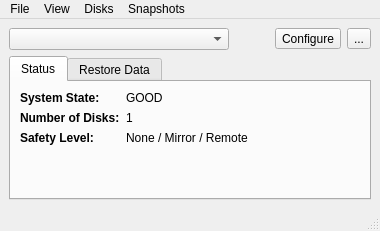
<?xml version="1.0" encoding="UTF-8"?>
<ui version="4.0">
 <class>LPMain</class>
 <widget class="QMainWindow" name="LPMain">
  <property name="geometry">
   <rect>
    <x>0</x>
    <y>0</y>
    <width>380</width>
    <height>231</height>
   </rect>
  </property>
  <property name="windowTitle">
   <string>Life Preserver</string>
  </property>
  <widget class="QWidget" name="centralwidget">
   <layout class="QVBoxLayout" name="verticalLayout">
    <item>
     <layout class="QHBoxLayout" name="horizontalLayout">
      <item>
       <widget class="QComboBox" name="combo_pools">
        <property name="sizePolicy">
         <sizepolicy hsizetype="Expanding" vsizetype="Fixed">
          <horstretch>0</horstretch>
          <verstretch>0</verstretch>
         </sizepolicy>
        </property>
       </widget>
      </item>
      <item>
       <spacer name="horizontalSpacer">
        <property name="orientation">
         <enum>Qt::Horizontal</enum>
        </property>
        <property name="sizeType">
         <enum>QSizePolicy::Minimum</enum>
        </property>
        <property name="sizeHint" stdset="0">
         <size>
          <width>40</width>
          <height>20</height>
         </size>
        </property>
       </spacer>
      </item>
      <item>
       <widget class="QToolButton" name="tool_configure">
        <property name="text">
         <string>Configure</string>
        </property>
        <property name="icon">
         <iconset resource="lPreserve.qrc">
          <normaloff>:/images/configure.png</normaloff>:/images/configure.png</iconset>
        </property>
       </widget>
      </item>
      <item>
       <widget class="QToolButton" name="tool_configBackups">
        <property name="text">
         <string>...</string>
        </property>
        <property name="icon">
         <iconset resource="lPreserve.qrc">
          <normaloff>:/images/drive-removable-media.png</normaloff>:/images/drive-removable-media.png</iconset>
        </property>
       </widget>
      </item>
     </layout>
    </item>
    <item>
     <widget class="QTabWidget" name="tabWidget">
      <property name="currentIndex">
       <number>0</number>
      </property>
      <widget class="QWidget" name="tab_status">
       <attribute name="title">
        <string>Status</string>
       </attribute>
       <layout class="QFormLayout" name="formLayout">
        <item row="0" column="0">
         <widget class="QLabel" name="label">
          <property name="font">
           <font>
            <weight>75</weight>
            <bold>true</bold>
           </font>
          </property>
          <property name="text">
           <string>System State:</string>
          </property>
         </widget>
        </item>
        <item row="0" column="1">
         <widget class="QLabel" name="label_status">
          <property name="text">
           <string notr="true">GOOD</string>
          </property>
         </widget>
        </item>
        <item row="1" column="0">
         <widget class="QLabel" name="label_2">
          <property name="font">
           <font>
            <weight>75</weight>
            <bold>true</bold>
           </font>
          </property>
          <property name="text">
           <string>Number of Disks:</string>
          </property>
         </widget>
        </item>
        <item row="1" column="1">
         <widget class="QLabel" name="label_numdisks">
          <property name="text">
           <string notr="true">1</string>
          </property>
         </widget>
        </item>
        <item row="2" column="0">
         <widget class="QLabel" name="label_3">
          <property name="font">
           <font>
            <weight>75</weight>
            <bold>true</bold>
           </font>
          </property>
          <property name="text">
           <string>Safety Level:</string>
          </property>
         </widget>
        </item>
        <item row="2" column="1">
         <widget class="QLabel" name="label_safety">
          <property name="text">
           <string notr="true">None / Mirror / Remote</string>
          </property>
         </widget>
        </item>
       </layout>
      </widget>
      <widget class="QWidget" name="tab_restore">
       <attribute name="title">
        <string>Restore Data</string>
       </attribute>
       <layout class="QVBoxLayout" name="verticalLayout_2">
        <item>
         <layout class="QHBoxLayout" name="horizontalLayout_4">
          <item>
           <widget class="QComboBox" name="combo_datasets"/>
          </item>
         </layout>
        </item>
        <item>
         <layout class="QHBoxLayout" name="horizontalLayout_2">
          <item>
           <widget class="QToolButton" name="tool_prevsnap">
            <property name="text">
             <string>Prev</string>
            </property>
           </widget>
          </item>
          <item>
           <widget class="QSlider" name="slider_snapshots">
            <property name="orientation">
             <enum>Qt::Horizontal</enum>
            </property>
            <property name="tickPosition">
             <enum>QSlider::TicksAbove</enum>
            </property>
           </widget>
          </item>
          <item>
           <widget class="QToolButton" name="tool_nextsnap">
            <property name="text">
             <string>Next</string>
            </property>
           </widget>
          </item>
         </layout>
        </item>
        <item>
         <widget class="QLabel" name="label_snapshot">
          <property name="text">
           <string notr="true">Selected Snapshot</string>
          </property>
          <property name="alignment">
           <set>Qt::AlignCenter</set>
          </property>
         </widget>
        </item>
        <item>
         <layout class="QHBoxLayout" name="horizontalLayout_3">
          <item>
           <spacer name="horizontalSpacer_2">
            <property name="orientation">
             <enum>Qt::Horizontal</enum>
            </property>
            <property name="sizeHint" stdset="0">
             <size>
              <width>40</width>
              <height>20</height>
             </size>
            </property>
           </spacer>
          </item>
          <item>
           <widget class="QToolButton" name="tool_restoreDir">
            <property name="text">
             <string>Restore Dir</string>
            </property>
            <property name="icon">
             <iconset resource="lPreserve.qrc">
              <normaloff>:/images/folder.png</normaloff>:/images/folder.png</iconset>
            </property>
            <property name="toolButtonStyle">
             <enum>Qt::ToolButtonTextBesideIcon</enum>
            </property>
           </widget>
          </item>
          <item>
           <widget class="QToolButton" name="tool_restoreFile">
            <property name="text">
             <string>Restore File</string>
            </property>
            <property name="icon">
             <iconset resource="lPreserve.qrc">
              <normaloff>:/images/copy.png</normaloff>:/images/copy.png</iconset>
            </property>
            <property name="toolButtonStyle">
             <enum>Qt::ToolButtonTextBesideIcon</enum>
            </property>
           </widget>
          </item>
         </layout>
        </item>
       </layout>
       <zorder></zorder>
       <zorder></zorder>
       <zorder>label_snapshot</zorder>
      </widget>
     </widget>
    </item>
   </layout>
  </widget>
  <widget class="QMenuBar" name="menubar">
   <property name="geometry">
    <rect>
     <x>0</x>
     <y>0</y>
     <width>380</width>
     <height>20</height>
    </rect>
   </property>
   <widget class="QMenu" name="menuFile">
    <property name="title">
     <string>File</string>
    </property>
    <addaction name="actionManage_Pool"/>
    <addaction name="actionUnmanage_Pool"/>
    <addaction name="separator"/>
    <addaction name="actionSave_Key_to_USB_2"/>
    <addaction name="separator"/>
    <addaction name="actionClose_WIndow"/>
   </widget>
   <widget class="QMenu" name="menuView">
    <property name="title">
     <string>View</string>
    </property>
   </widget>
   <widget class="QMenu" name="menuDisks">
    <property name="title">
     <string>Disks</string>
    </property>
    <addaction name="actionAdd_Disk"/>
    <addaction name="actionRemove_Disk"/>
    <addaction name="separator"/>
    <addaction name="actionSet_Disk_Offline"/>
    <addaction name="separator"/>
    <addaction name="action_startScrub"/>
   </widget>
   <widget class="QMenu" name="menuSnapshots">
    <property name="title">
     <string>Snapshots</string>
    </property>
    <addaction name="actionNew_Snapshot_2"/>
    <addaction name="actionDelete_Snapshot"/>
   </widget>
   <addaction name="menuFile"/>
   <addaction name="menuView"/>
   <addaction name="menuDisks"/>
   <addaction name="menuSnapshots"/>
  </widget>
  <widget class="QStatusBar" name="statusbar"/>
  <action name="actionClose_WIndow">
   <property name="icon">
    <iconset resource="lPreserve.qrc">
     <normaloff>:/images/application-exit.png</normaloff>:/images/application-exit.png</iconset>
   </property>
   <property name="text">
    <string>Close Window</string>
   </property>
  </action>
  <action name="actionAdvanced">
   <property name="text">
    <string>Advanced</string>
   </property>
  </action>
  <action name="actionBasic">
   <property name="text">
    <string>Basic</string>
   </property>
  </action>
  <action name="actionManage_Pool">
   <property name="icon">
    <iconset resource="lPreserve.qrc">
     <normaloff>:/images/list-add.png</normaloff>:/images/list-add.png</iconset>
   </property>
   <property name="text">
    <string>Manage Pool</string>
   </property>
  </action>
  <action name="actionUnmanage_Pool">
   <property name="icon">
    <iconset resource="lPreserve.qrc">
     <normaloff>:/images/list-remove.png</normaloff>:/images/list-remove.png</iconset>
   </property>
   <property name="text">
    <string>Unmanage Pool</string>
   </property>
  </action>
  <action name="actionRecover_File">
   <property name="text">
    <string>Recover File</string>
   </property>
  </action>
  <action name="actionRestore_Dataset">
   <property name="text">
    <string>Restore Dataset</string>
   </property>
  </action>
  <action name="actionSave_Key_to_USB">
   <property name="text">
    <string>Save Key to USB</string>
   </property>
  </action>
  <action name="actionAdd_Disk">
   <property name="icon">
    <iconset resource="lPreserve.qrc">
     <normaloff>:/images/list-add.png</normaloff>:/images/list-add.png</iconset>
   </property>
   <property name="text">
    <string>Add Disk</string>
   </property>
  </action>
  <action name="actionRemove_Disk">
   <property name="icon">
    <iconset resource="lPreserve.qrc">
     <normaloff>:/images/list-remove.png</normaloff>:/images/list-remove.png</iconset>
   </property>
   <property name="text">
    <string>Remove Disk</string>
   </property>
  </action>
  <action name="actionSet_Disk_Offline">
   <property name="icon">
    <iconset resource="lPreserve.qrc">
     <normaloff>:/images/network-wired.png</normaloff>:/images/network-wired.png</iconset>
   </property>
   <property name="text">
    <string>Set Disk Offline</string>
   </property>
  </action>
  <action name="actionNew_Snapshot">
   <property name="text">
    <string>New Snapshot</string>
   </property>
  </action>
  <action name="actionNew_Snapshot_2">
   <property name="icon">
    <iconset resource="lPreserve.qrc">
     <normaloff>:/images/camera_add.png</normaloff>:/images/camera_add.png</iconset>
   </property>
   <property name="text">
    <string>New Snapshot</string>
   </property>
  </action>
  <action name="actionDelete_Snapshot">
   <property name="icon">
    <iconset resource="lPreserve.qrc">
     <normaloff>:/images/list-remove.png</normaloff>:/images/list-remove.png</iconset>
   </property>
   <property name="text">
    <string>Delete Snapshot</string>
   </property>
  </action>
  <action name="actionSave_Key_to_USB_2">
   <property name="icon">
    <iconset resource="lPreserve.qrc">
     <normaloff>:/images/key.png</normaloff>:/images/key.png</iconset>
   </property>
   <property name="text">
    <string>Save Key to USB</string>
   </property>
  </action>
  <action name="action_startScrub">
   <property name="icon">
    <iconset resource="lPreserve.qrc">
     <normaloff>:/images/system-run.png</normaloff>:/images/system-run.png</iconset>
   </property>
   <property name="text">
    <string>Start Scrub</string>
   </property>
   <property name="statusTip">
    <string>Check system data integrity</string>
   </property>
  </action>
 </widget>
 <resources>
  <include location="lPreserve.qrc"/>
 </resources>
 <connections/>
</ui>
